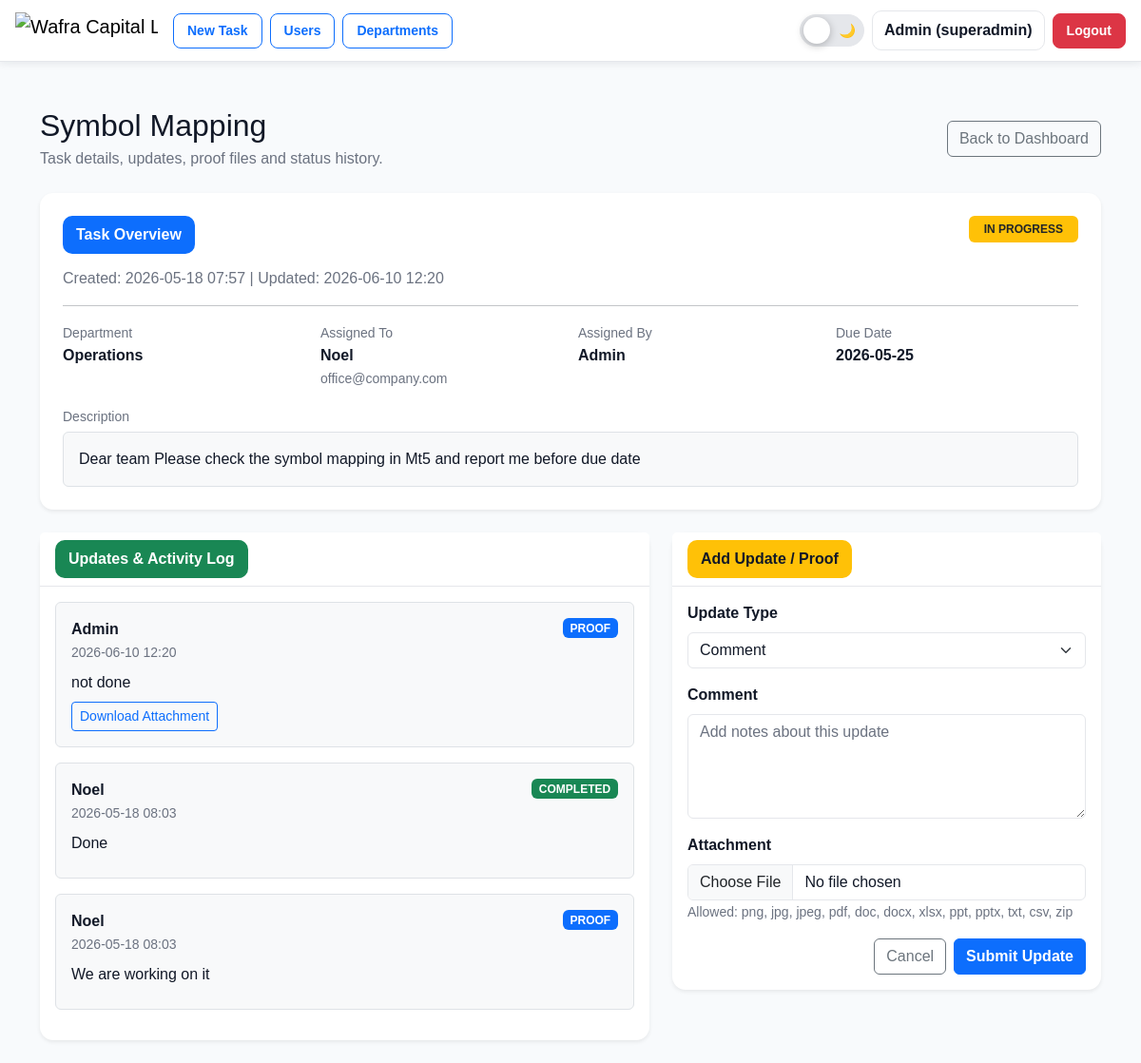
Page /tasks/3 (signed in) on the committed database.
### app.py (models this page shows, shortened)
class User(UserMixin, db.Model):
    id = db.Column(db.Integer, primary_key=True)
    name = db.Column(db.String(120), nullable=False)
    email = db.Column(db.String(255), unique=True, nullable=False, index=True)
    password_hash = db.Column(db.String(255), nullable=False)
    role = db.Column(db.String(20), default="user")  # user, admin, superadmin
    is_active_user = db.Column(db.Boolean, default=True)
    department_id = db.Column(db.Integer, db.ForeignKey("department.id"), nullable=True)
    department = db.relationship("Department", backref="users")

class Task(db.Model):
    id = db.Column(db.Integer, primary_key=True)
    title = db.Column(db.String(200), nullable=False)
    description = db.Column(db.Text, nullable=True)
    department_id = db.Column(db.Integer, db.ForeignKey("department.id"), nullable=False)
    department = db.relationship("Department", backref="tasks")
    assignee_id = db.Column(db.Integer, db.ForeignKey("user.id"), nullable=False)
    assignee = db.relationship("User", foreign_keys=[assignee_id])
    assigner_id = db.Column(db.Integer, db.ForeignKey("user.id"), nullable=False)
    assigner = db.relationship("User", foreign_keys=[assigner_id])
    due_date = db.Column(db.Date, nullable=True)
    status = db.Column(db.String(20), default="OPEN")
    created_at = db.Column(db.DateTime, default=datetime.utcnow)
    updated_at = db.Column(db.DateTime, default=datetime.utcnow, onupdate=datetime.utcnow)

class Department(db.Model):
    id = db.Column(db.Integer, primary_key=True)
    name = db.Column(db.String(120), unique=True, nullable=False)
    is_active = db.Column(db.Boolean, default=True)

class TaskUpdate(db.Model):
    id = db.Column(db.Integer, primary_key=True)
    task_id = db.Column(db.Integer, db.ForeignKey("task.id"), nullable=False)
    task = db.relationship(
        "Task",
        backref=db.backref("updates", order_by="TaskUpdate.created_at.desc()")
    )
    user_id = db.Column(db.Integer, db.ForeignKey("user.id"), nullable=False)
    user = db.relationship("User")
    status = db.Column(db.String(20), default="COMMENT")
    comment = db.Column(db.Text, nullable=True)
    attachment_path = db.Column(db.String(500), nullable=True)
    created_at = db.Column(db.DateTime, default=datetime.utcnow)

### app.py (the view, shortened to what this page needs)
@app.route("/tasks/<int:task_id>")
@login_required
def task_view(task_id):
    task = Task.query.get_or_404(task_id)
    if current_user.role == "superadmin":
        pass
    elif current_user.role == "admin":
        if task.department_id != current_user.department_id:
            abort(403)
    return render_template("task_view.html", task=task)

### app.py (called while the page is built)
@login_manager.user_loader
def load_user(user_id):
    return User.query.get(int(user_id))

### templates/task_view.html (shortened to what this page needs)
{% extends "base.html" %}
{% block content %}
<div class="container mt-4">
  <div class="d-flex justify-content-between align-items-center mb-4">
    <div>
      <h2 class="mb-1">{{ task.title }}</h2>
      <p class="text-muted mb-0">Task details, updates, proof files and status history.</p>
    </div>
    <a href="{{ url_for('index') }}" class="btn btn-outline-secondary">
      Back to Dashboard
    </a>
  </div>
  <div class="card shadow-sm border-0 mb-4">
    <div class="card-body p-4">
      <div class="d-flex justify-content-between align-items-start mb-3">
        <div>
          <div class="section-heading">
            Task Overview
          </div>
          <p class="text-muted mb-0">
            Created: {{ task.created_at.strftime('%Y-%m-%d %H:%M') if task.created_at else '-' }}
            |
            Updated: {{ task.updated_at.strftime('%Y-%m-%d %H:%M') if task.updated_at else '-' }}
          </p>
        </div>
        {% if task.status == "COMPLETED" %}
          <span class="badge bg-success px-3 py-2">COMPLETED</span>
        {% elif task.status == "IN_PROGRESS" %}
          <span class="badge bg-warning text-dark px-3 py-2">IN PROGRESS</span>
        {% elif task.status == "REJECTED" %}
          <span class="badge bg-danger px-3 py-2">REJECTED</span>
        {% else %}
          <span class="badge bg-secondary px-3 py-2">OPEN</span>
        {% endif %}
      </div>
      <hr>
      <div class="row g-3 mb-3">
        <div class="col-md-3">
          <small class="text-muted">Department</small>
          <div class="fw-semibold">{{ task.department.name if task.department else '-' }}</div>
        </div>
        <div class="col-md-3">
          <small class="text-muted">Assigned To</small>
          <div class="fw-semibold">{{ task.assignee.name if task.assignee else '-' }}</div>
          {% if task.assignee and task.assignee.email %}
            <small class="text-muted">{{ task.assignee.email }}</small>
          {% endif %}
        </div>
        <div class="col-md-3">
          <small class="text-muted">Assigned By</small>
          <div class="fw-semibold">{{ task.assigner.name if task.assigner else '-' }}</div>
        </div>
        <div class="col-md-3">
          <small class="text-muted">Due Date</small>
          <div class="fw-semibold">{{ task.due_date or '-' }}</div>
        </div>
      </div>
      <div class="mt-3">
        <small class="text-muted">Description</small>
        <div class="border rounded bg-light p-3 mt-1">
          {{ task.description if task.description else "No description provided." }}
        </div>
      </div>
    </div>
  </div>
  <div class="row g-4">
    <div class="col-lg-7">
      <div class="card shadow-sm border-0">
        <div class="card-header bg-white">
          <div class="section-heading secondary mb-0">
            Updates & Activity Log
          </div>
        </div>
        <div class="card-body">
          {% for up in task.updates %}
            <div class="border rounded p-3 mb-3 bg-light">
              <div class="d-flex justify-content-between align-items-start mb-2">
                <div>
                  <strong>{{ up.user.name if up.user else 'Unknown User' }}</strong>
                  <br>
                  <small class="text-muted">
                    {{ up.created_at.strftime('%Y-%m-%d %H:%M') if up.created_at else '-' }}
                  </small>
                </div>
                {% if up.status == "COMPLETED" %}
                  <span class="badge bg-success">COMPLETED</span>
                {% elif up.status == "PROOF" %}
                  <span class="badge bg-primary">PROOF</span>
                {% elif up.status == "REJECTED" %}
                  <span class="badge bg-danger">REJECTED</span>
                {% else %}
                  <span class="badge bg-info text-dark">COMMENT</span>
                {% endif %}
              </div>
              <p class="mb-2">{{ up.comment if up.comment else "No comment added." }}</p>
              {% if up.attachment_path %}
                <a class="btn btn-sm btn-outline-primary"
                   href="{{ url_for('uploaded_file', filename=up.attachment_path) }}">
                  Download Attachment
                </a>
              {% endif %}
            </div>
          {% else %}
            <div class="text-center text-muted py-4">
              No updates posted yet.
            </div>
          {% endfor %}
        </div>
      </div>
    </div>
    <div class="col-lg-5">
      <div class="card shadow-sm border-0">
        <div class="card-header bg-white">
          <div class="section-heading warning mb-0">
            Add Update / Proof
          </div>
        </div>
        <div class="card-body">
          <form method="post" action="{{ url_for('task_update', task_id=task.id) }}" enctype="multipart/form-data" class="row g-3">
            <div class="col-md-12">
              <label class="form-label fw-semibold">Update Type</label>
              <select class="form-select" name="status">
                <option value="COMMENT">Comment</option>
              </select>
            </div>
            <div class="col-md-12">
              <label class="form-label fw-semibold">Comment</label>
              <textarea class="form-control" name="comment" rows="4" placeholder="Add notes about this update"></textarea>
            </div>
            <div class="col-md-12">
              <label class="form-label fw-semibold">Attachment</label>
              <input type="file" name="attachment" class="form-control">
              <small class="text-muted">
                Allowed: png, jpg, jpeg, pdf, doc, docx, xlsx, ppt, pptx, txt, csv, zip
              </small>
            </div>
            <div class="col-12 d-flex justify-content-end gap-2">
              <a href="{{ url_for('index') }}" class="btn btn-outline-secondary">
                Cancel
              </a>
              <button class="btn btn-primary fw-semibold">
                Submit Update
              </button>
            </div>
          </form>
        </div>
      </div>
    </div>
  </div>
</div>
{% endblock %}

### templates/base.html (shortened to what this page needs)
<!doctype html>
<html lang="en">
<head>
  <link href="https://cdn.jsdelivr.net/npm/bootstrap@5.3.3/dist/css/bootstrap.min.css" rel="stylesheet">
</head>
<body>
<nav class="navbar navbar-expand-lg top-navbar">
  <div class="container-fluid px-3">
    <a class="navbar-brand d-flex align-items-center" href="{{ url_for('index') }}">
      <img
        src="https://wafracapital.ae/testen2/wafracapital/assets/images/logo/logo1-nobg.svg"
        alt="Wafra Capital Logo"
        class="brand-logo"
      >
    </a>
    <div class="collapse navbar-collapse" id="nav">
      {% if current_user.is_authenticated %}
      <ul class="navbar-nav me-auto mb-2 mb-lg-0 align-items-lg-center">
        {% if current_user.role in ["admin", "superadmin"] %}
          <li class="nav-item">
            <a class="btn btn-outline-primary btn-sm nav-button" href="{{ url_for('task_new') }}">
              New Task
            </a>
          </li>
          <li class="nav-item">
            <a class="btn btn-outline-primary btn-sm nav-button" href="{{ url_for('users') }}">
              Users
            </a>
          </li>
        {% endif %}
        {% if current_user.role == "superadmin" %}
          <li class="nav-item">
            <a class="btn btn-outline-primary btn-sm nav-button" href="{{ url_for('departments') }}">
              Departments
            </a>
          </li>
        {% endif %}
      </ul>
      <div class="d-flex align-items-center gap-2">
        <label class="theme-switch" title="Toggle dark mode">
          <span class="theme-slider">
            <span class="theme-icon sun">☀️</span>
            <span class="theme-icon moon">🌙</span>
          </span>
        </label>
        <span class="navbar-text user-badge">
          {{ current_user.name }} ({{ current_user.role }})
        </span>
        <a class="btn btn-danger btn-sm logout-btn" href="{{ url_for('logout') }}">
          Logout
        </a>
      </div>
      {% endif %}
    </div>
  </div>
</nav>
<main class="container py-4">
  {% block content %}{% endblock %}
</main>
</body>
</html>

### templates/base.html (style rules this page uses)
:root { --app-bg: #f8fafc; --app-text: #111827; --card-bg: #ffffff; --border-color: #e5e7eb; --muted-text: #6b7280; --navbar-bg: #ffffff; --input-bg: #ffffff; --input-text: #111827; --table-head-bg: #f8fafc; --table-row-bg: #ffffff; --table-row-alt: #f3f4f6; }
body { min-height: 100vh; background: var(--app-bg); color: var(--app-text); font-family: Arial, sans-serif; }
.top-navbar { background: var(--navbar-bg); border-bottom: 1px solid var(--border-color); box-shadow: 0 2px 8px rgba(15, 23, 42, 0.08); }
.brand-logo { height: 38px; max-width: 150px; object-fit: contain; }
.nav-button { border-radius: 8px; font-weight: 600; padding: 7px 14px; margin-right: 8px; }
.user-badge { font-weight: 700; color: var(--app-text); background: var(--card-bg); padding: 8px 12px; border-radius: 10px; border: 1px solid var(--border-color); }
.logout-btn { font-weight: 700; border-radius: 8px; padding: 7px 14px; }
main.container { max-width: 1200px; background: transparent; }
h1, h2, h3, h4, h5, h6, label, strong, th, td, p { color: var(--app-text); }
.card, .modal-content { background: var(--card-bg); color: var(--app-text); border: 1px solid var(--border-color); border-radius: 14px; }
.card-header { background: var(--card-bg) !important; color: var(--app-text); border-color: var(--border-color); }
.form-control, .form-select { background-color: var(--input-bg); color: var(--input-text); border-color: var(--border-color); }
.form-control::placeholder { color: var(--muted-text); }
.text-muted { color: var(--muted-text) !important; }
.theme-switch { position: relative; width: 68px; height: 34px; display: inline-block; }
.theme-slider { position: absolute; cursor: pointer; inset: 0; background: #e5e7eb; border-radius: 999px; transition: 0.3s; border: 1px solid var(--border-color); }
.theme-slider::before { content: ""; position: absolute; height: 28px; width: 28px; left: 3px; top: 2px; background: #ffffff; border-radius: 50%; transition: 0.3s; box-shadow: 0 2px 8px rgba(0,0,0,.25); z-index: 2; }
.theme-icon { position: absolute; top: 6px; font-size: 14px; z-index: 1; }
.theme-icon.sun { left: 8px; }
.theme-icon.moon { right: 8px; }

### templates/task_view.html (style rules this page uses)
.section-heading { display: inline-flex; align-items: center; gap: 8px; background: #0d6efd; color: #fff; padding: 8px 14px; border-radius: 10px; font-weight: 700; font-size: 16px; margin-bottom: 14px; }
.section-heading.secondary { background: #198754; }
.section-heading.warning { background: #ffc107; color: #111827; }

### rows in the picture
User: name "Admin", role "superadmin", assigner "Admin"
Task: title "Symbol Mapping", created_at "2026-05-18 07:57", updated_at "2026-06-10 12:20", due_date "2026-05-25", description "Dear team Please check the symbol mapping in Mt5 and report me before due date"
Department: department "Operations"
User: assignee "Noel", assignee.email "office@company.com"
TaskUpdate: user "Admin", created_at "2026-06-10 12:20", status "PROOF", comment "not done"
TaskUpdate: user "Noel", created_at "2026-05-18 08:03", status "COMPLETED", comment "Done"
TaskUpdate: user "Noel", created_at "2026-05-18 08:03", status "PROOF", comment "We are working on it"
